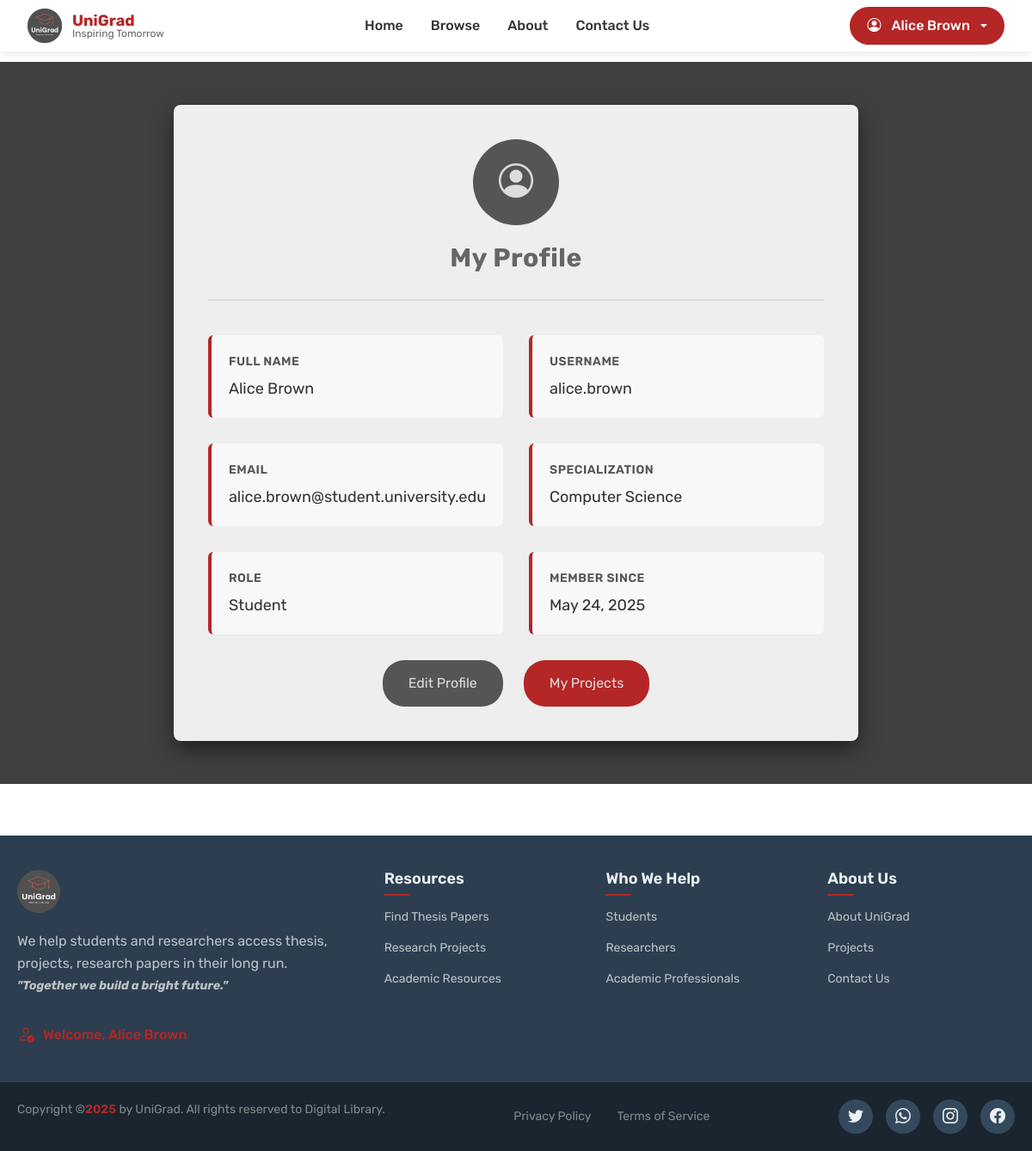
Screenshot of /profile (signed in) with the database file from the repository.
### tables this page shows
CREATE TABLE
    users (
        id INT AUTO_INCREMENT PRIMARY KEY,
        username VARCHAR(50) NOT NULL UNIQUE,
        email VARCHAR(100) NOT NULL UNIQUE,
        password_hash VARCHAR(255) NOT NULL,
        full_name VARCHAR(100) NOT NULL,
        specialization_id INT,
        role ENUM ('student', 'admin') DEFAULT 'student',
        created_at TIMESTAMP DEFAULT CURRENT_TIMESTAMP,
        updated_at TIMESTAMP DEFAULT CURRENT_TIMESTAMP ON UPDATE CURRENT_TIMESTAMP,
        INDEX idx_email (email),
        INDEX idx_username (username),
        INDEX idx_specialization (specialization_id)
    );

CREATE TABLE
    specializations (
        id INT AUTO_INCREMENT PRIMARY KEY,
        name VARCHAR(100) NOT NULL,
        faculty VARCHAR(100) NOT NULL,
        description TEXT,
        created_at TIMESTAMP DEFAULT CURRENT_TIMESTAMP,
        INDEX idx_faculty (faculty)
    );

### views/user/profile.php (the view, shortened to what the rows shown need)
<div class="profile-section">
    <div class="profile-container">
        <div class="profile-header">
            <div class="profile-avatar">
                <i class="bi bi-person-circle"></i>
            </div>
            <h1 class="profile-title">My Profile</h1>
        </div>
        <div class="profile-info">
            <div class="info-group">
                <div class="info-label">Full Name</div>
                <div class="info-value"><?php echo $view->escape($user['full_name']); ?></div>
            </div>
            <div class="info-group">
                <div class="info-label">Username</div>
                <div class="info-value"><?php echo $view->escape($user['username']); ?></div>
            </div>
            <div class="info-group">
                <div class="info-label">Email</div>
                <div class="info-value"><?php echo $view->escape($user['email']); ?></div>
            </div>
            <div class="info-group">
                <div class="info-label">Specialization</div>
                <div class="info-value"><?php echo $view->escape($specialization['name'] ?? 'Not specified'); ?></div>
            </div>
            <div class="info-group">
                <div class="info-label">Role</div>
                <div class="info-value"><?php echo $view->escape(ucfirst($user['role'])); ?></div>
            </div>
            <div class="info-group">
                <div class="info-label">Member Since</div>
                <div class="info-value"><?php echo date('F j, Y', strtotime($user['created_at'])); ?></div>
            </div>
        </div>
        <div class="profile-actions">
            <a href="/profile/edit" class="edit-btn">Edit Profile</a>
            <a href="/projects/dashboard" class="dashboard-btn">My Projects</a>
        </div>
    </div>
</div>

### core/Router.php (shortened to what the rows shown need)
<?php
class Router
{
    private array $routes;
    public function __construct(array $routes)
    {
        $this->routes = $routes;
    }
    public function dispatch(string $uri, string $method): void
    {
        $uri = parse_url($uri, PHP_URL_PATH);
        $uri = rtrim($uri, '/') ?: '/';
        foreach ($this->routes as $pattern => $handler) {
            if ($this->matchRoute($pattern, $uri)) {
                $this->executeHandler($handler, $uri, $pattern);
                return;
            }
        }
        throw new Exception('Route not found', 404);
    }
    private function matchRoute(string $pattern, string $uri): bool
    {
        $regex = str_replace('/', '\/', $pattern);
        $regex = preg_replace('/\\\\\(([^)]+)\\\\\)/', '($1)', $regex);
        $regex = "/^{$regex}$/";
        return preg_match($regex, $uri);
    }
    private function executeHandler(array $handler, string $uri, string $pattern): void
    {
        [$controllerName, $method] = $handler;
        $params = $this->extractParameters($pattern, $uri);
        $controller = new $controllerName();
        call_user_func_array([$controller, $method], $params);
    }
    private function extractParameters(string $pattern, string $uri): array
    {
        $regex = str_replace('/', '\/', $pattern);
        $regex = preg_replace('/\\\\\(([^)]+)\\\\\)/', '($1)', $regex);
        $regex = "/^{$regex}$/";
        preg_match($regex, $uri, $matches);
        array_shift($matches);
        return $matches;
    }
}

### views/layouts/header.php (shortened to what the rows shown need)
<!DOCTYPE html>
<html lang="en">
<head>
    <link href="/css/style.css" rel="stylesheet">
    <link href="/css/navbar.css" rel="stylesheet">
    <link href="/css/footer.css" rel="stylesheet">
    <link href="https://cdn.jsdelivr.net/npm/bootstrap@5.1.3/dist/css/bootstrap.min.css" rel="stylesheet">
    <link rel="stylesheet" href="https://cdn.jsdelivr.net/npm/bootstrap-icons@1.8.1/font/bootstrap-icons.css">
</head>
<body>
    <nav class="navbar sticky">
        <div class="logo">
            <a href="/"><img src="/images/unilogo.png" alt="Logo" class="logo-img"></a>
            <div class="logo-text">
                <div class="logo-title">UniGrad</div>
                <div class="logo-subtitle">Inspiring Tomorrow</div>
            </div>
        </div>
        <ul class="nav-links">
            <li><a href="/">Home</a></li>
            <li><a href="/projects">Browse</a></li>
            <li><a href="/#about">About</a></li>
            <li><a href="/#cta">Contact Us</a></li>
        </ul>
        <?php if ($user): ?>
            <div class="user-dropdown">
                <button class="contact-btn dropdown-toggle" type="button" id="userDropdown" data-bs-toggle="dropdown">
                    <i class="bi bi-person-circle me-1"></i>
                    <?php echo $view->escape($user['full_name']); ?>
                </button>
            </div>
        <?php else: ?>
            <a href="/login" class="contact-btn">Login</a>
        <?php endif; ?>
    </nav>

### views/layouts/footer.php (shortened to what the rows shown need)
<footer class="footer">
    <div class="footer-container">
        <div class="footer-left">
            <img src="/images/unilogo.png" alt="Logo" class="logo-img">
            <p class="description">
                We help students and researchers access thesis, projects, research papers in their long run.<br>
                <strong><i><small>"Together we build a bright future."</small></i></strong>
            </p>
            <?php if (!$user): ?>
                <a href="/login" class="client-login">
                    <i class="bi bi-box-arrow-in-right login-icon"></i>
                    <span class="login-text">Student Login</span>
                </a>
            <?php else: ?>
                <div class="client-login">
                    <i class="bi bi-person-check login-icon"></i>
                    <span class="login-text">Welcome, <?php echo $view->escape($user['full_name']); ?></span>
                </div>
            <?php endif; ?>
        </div>
        <div class="footer-columns">
            <div class="footer-column">
                <h3 class="column-title">Resources</h3>
                <ul class="column-list">
                    <li><a href="/projects">Find Thesis Papers</a></li>
                    <li><a href="/projects">Research Projects</a></li>
                    <li><a href="/projects">Academic Resources</a></li>
                </ul>
            </div>
            <div class="footer-column">
                <h3 class="column-title">Who We Help</h3>
                <ul class="column-list">
                    <li><a href="/register">Students</a></li>
                    <li><a href="/register">Researchers</a></li>
                    <li><a href="/register">Academic Professionals</a></li>
                </ul>
            </div>
            <div class="footer-column">
                <h3 class="column-title">About Us</h3>
                <ul class="column-list">
                    <li><a href="/about">About UniGrad</a></li>
                    <li><a href="/projects">Projects</a></li>
                    <li><a href="#cta">Contact Us</a></li>
                </ul>
            </div>
        </div>
    </div>
    <div class="footer-bottom">
        <div class="footer-bottom-container">
            <div class="copyright">
                <p>Copyright &copy;<span class="year"><?php echo date('Y'); ?></span> by UniGrad. All rights reserved to Digital Library.</p>
            </div>
            <div class="footer-links-bottom">
                <a href="/privacy">Privacy Policy</a>
                <a href="/terms">Terms of Service</a>
            </div>
            <div class="social-icons">
                <a href="#" class="social-icon"><i class="bi bi-twitter"></i></a>
                <a href="#" class="social-icon"><i class="bi bi-whatsapp"></i></a>
                <a href="#" class="social-icon"><i class="bi bi-instagram"></i></a>
                <a href="#" class="social-icon"><i class="bi bi-facebook"></i></a>
            </div>
        </div>
    </div>
</footer>
</body>
</html>

### rows the page displays
users: full_name "Alice Brown", username "alice.brown", email "alice.brown@student.university.edu", role "Student", created_at "May 24, 2025"
specializations: name "Computer Science"
